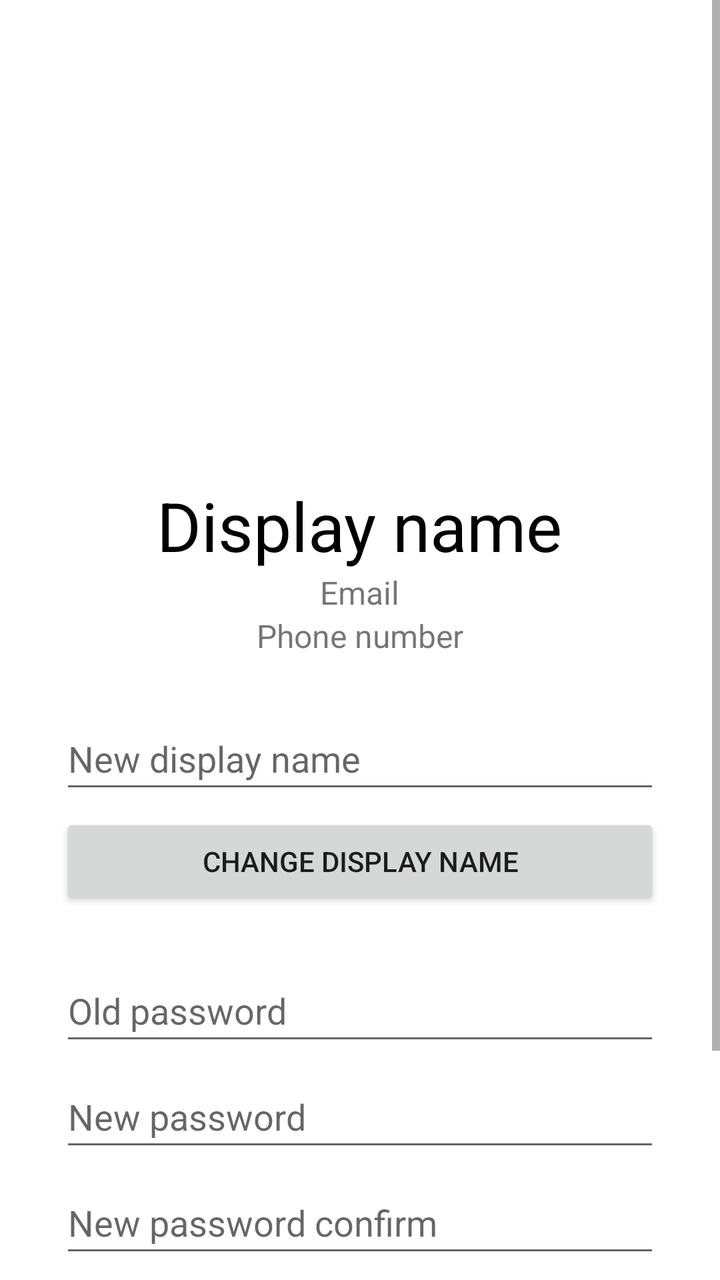
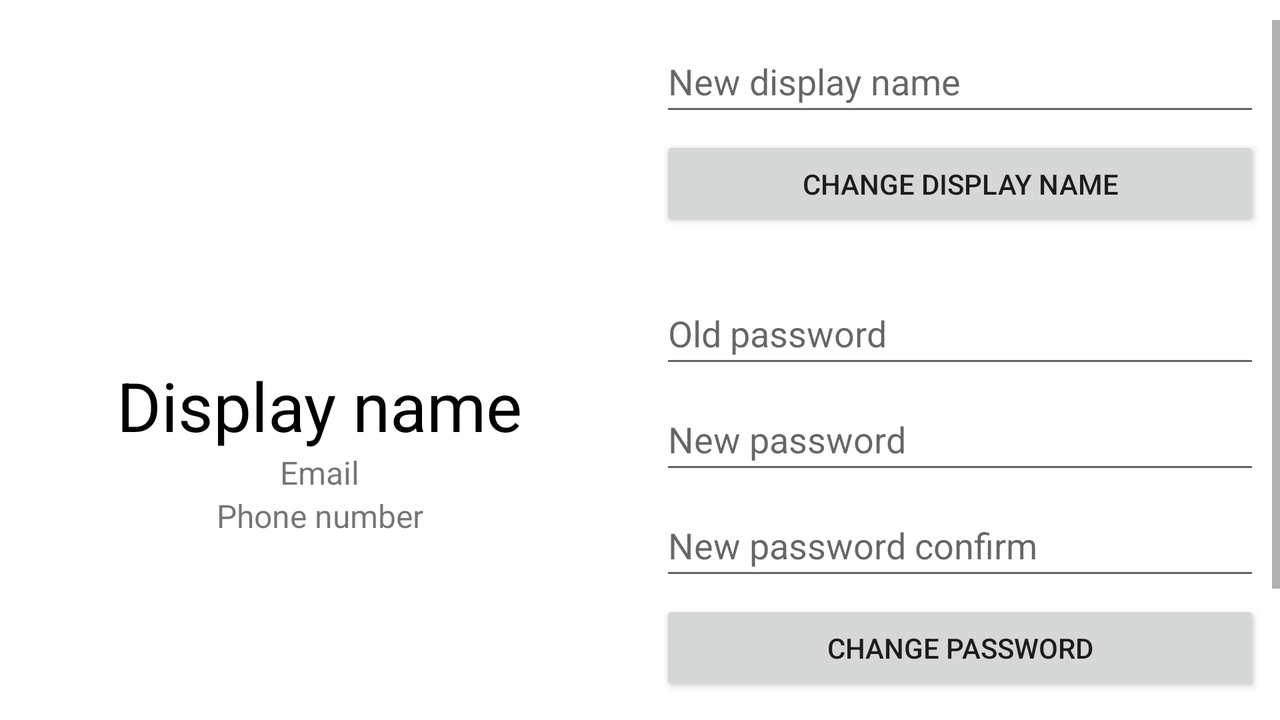

Compare how this app lays out the same screen by default and in its alternative resource folder. The renders come first, then the two layout files and the values they reference.
<!-- AndroidManifest.xml: application theme Theme.Rally -->
<!-- res/layout/activity_profile.xml -->
<?xml version="1.0" encoding="utf-8"?>
<ScrollView xmlns:android="http://schemas.android.com/apk/res/android"
    xmlns:app="http://schemas.android.com/apk/res-auto"
    xmlns:tools="http://schemas.android.com/tools"
    android:layout_width="match_parent"
    android:layout_height="match_parent"
    tools:context=".ProfileActivity">

    <LinearLayout
        android:id="@+id/profileLayout"
        android:layout_width="match_parent"
        android:layout_height="wrap_content"
        android:gravity="center_horizontal"
        android:orientation="vertical">

        <ImageView
            android:id="@+id/imageView"
            android:layout_width="240dp"
            android:layout_height="240dp"
            android:contentDescription="@string/profile_image"
            app:srcCompat="@drawable/profile_icon" />

        <TextView
            android:id="@+id/usernameText"
            android:layout_width="wrap_content"
            android:layout_height="wrap_content"
            android:text="@string/display_name"
            android:textAppearance="@style/TextAppearance.AppCompat.Display1"
            android:textColor="@color/black" />

        <TextView
            android:id="@+id/emailText"
            android:layout_width="wrap_content"
            android:layout_height="wrap_content"
            android:text="@string/email"
            android:textSize="16sp" />

        <TextView
            android:id="@+id/phoneText"
            android:layout_width="wrap_content"
            android:layout_height="wrap_content"
            android:layout_marginBottom="20dp"
            android:text="@string/phone_number"
            android:textSize="16sp" />

        <LinearLayout
            android:layout_width="@dimen/form_width"
            android:layout_height="wrap_content"
            android:layout_marginBottom="20dp"
            android:orientation="vertical">

            <EditText
                android:id="@+id/editTextNewDisplayName"
                android:layout_width="match_parent"
                android:layout_height="@dimen/field_height"
                android:layout_marginTop="@dimen/form_gap"
                android:autofillHints="name"
                android:ems="10"
                android:hint="@string/new_display_name"
                android:inputType="text"
                android:nextFocusForward="@id/changeUsernameBtn" />

            <Button
                android:id="@+id/changeUsernameBtn"
                android:layout_width="match_parent"
                android:layout_height="wrap_content"
                android:layout_marginTop="@dimen/form_gap"
                android:onClick="changeDisplayName"
                android:text="@string/change_display_name" />
        </LinearLayout>

        <LinearLayout
            android:layout_width="@dimen/form_width"
            android:layout_height="wrap_content"
            android:layout_marginBottom="20dp"
            android:orientation="vertical">

            <EditText
                android:id="@+id/editTextOldPassword"
                android:layout_width="match_parent"
                android:layout_height="@dimen/field_height"
                android:layout_marginTop="@dimen/form_gap"
                android:ems="10"
                android:hint="@string/old_password"
                android:inputType="textPassword"
                android:importantForAutofill="no" />

            <EditText
                android:id="@+id/editTextNewPassword"
                android:layout_width="match_parent"
                android:layout_height="@dimen/field_height"
                android:layout_marginTop="@dimen/form_gap"
                android:ems="10"
                android:hint="@string/new_password"
                android:inputType="textPassword"
                android:importantForAutofill="no" />

            <EditText
                android:id="@+id/editTextNewPasswordConfirm"
                android:layout_width="match_parent"
                android:layout_height="@dimen/field_height"
                android:layout_marginTop="@dimen/form_gap"
                android:ems="10"
                android:hint="@string/new_password_confirm"
                android:inputType="textPassword"
                android:importantForAutofill="no"
                android:nextFocusForward="@id/changePasswordBtn" />

            <Button
                android:id="@+id/changePasswordBtn"
                android:layout_width="match_parent"
                android:layout_height="wrap_content"
                android:layout_marginTop="@dimen/form_gap"
                android:onClick="changePassword"
                android:text="@string/change_password" />
        </LinearLayout>

        <Button
            android:id="@+id/deleteAccountBtn"
            android:layout_width="@dimen/form_width"
            android:layout_height="wrap_content"
            android:layout_marginTop="@dimen/form_gap"
            android:layout_marginBottom="20dp"
            android:backgroundTint="#B71C1C"
            android:onClick="deleteAccount"
            android:text="@string/delete_account" />
    </LinearLayout>
</ScrollView>
<!-- resources referenced by this layout -->
<resources>
  <color name="black">#FF000000</color>
  <dimen name="field_height">48dp</dimen>
  <dimen name="form_gap">5dp</dimen>
  <dimen name="form_width">300dp</dimen>
  <string name="change_display_name">Change display name</string>
  <string name="change_password">Change password</string>
  <string name="delete_account">Delete account</string>
  <string name="display_name">Display name</string>
  <string name="email">Email</string>
  <string name="new_display_name">New display name</string>
  <string name="new_password">New password</string>
  <string name="new_password_confirm">New password confirm</string>
  <string name="old_password">Old password</string>
  <string name="phone_number">Phone number</string>
  <string name="profile_image">Profile image</string>
  <style name="Theme.Rally" parent="Base.Theme.Rally">
          <item name="colorPrimary">@color/accent_color</item>
          <item name="android:statusBarColor">#F57C00</item>
      </style>
  <style name="Base.Theme.Rally" parent="Theme.MaterialComponents.DayNight.DarkActionBar">
          
          
      </style>
  <color name="accent_color">#FFA000</color>
</resources>
<!-- res/layout-land/activity_profile.xml (the author's variant of the layout above) -->
<!-- drawn on the phone turned sideways -->
<?xml version="1.0" encoding="utf-8"?>
<LinearLayout xmlns:android="http://schemas.android.com/apk/res/android"
    xmlns:app="http://schemas.android.com/apk/res-auto"
    xmlns:tools="http://schemas.android.com/tools"
    android:layout_width="match_parent"
    android:layout_height="match_parent"
    android:orientation="horizontal"
    tools:context=".ProfileActivity">

    <LinearLayout
        android:layout_width="0dp"
        android:layout_height="wrap_content"
        android:orientation="vertical"
        android:gravity="center_horizontal"
        android:layout_weight="0.5">

        <ImageView
            android:id="@+id/imageView"
            android:layout_width="180dp"
            android:layout_height="180dp"
            android:contentDescription="@string/profile_image"
            app:srcCompat="@drawable/profile_icon" />

        <TextView
            android:id="@+id/usernameText"
            android:layout_width="wrap_content"
            android:layout_height="wrap_content"
            android:text="@string/display_name"
            android:textAppearance="@style/TextAppearance.AppCompat.Display1"
            android:textColor="@color/black" />

        <TextView
            android:id="@+id/emailText"
            android:layout_width="wrap_content"
            android:layout_height="wrap_content"
            android:text="@string/email"
            android:textSize="16sp" />

        <TextView
            android:id="@+id/phoneText"
            android:layout_width="wrap_content"
            android:layout_height="wrap_content"
            android:layout_marginBottom="20dp"
            android:text="@string/phone_number"
            android:textSize="16sp" />
    </LinearLayout>

    <ScrollView
        android:layout_width="0dp"
        android:layout_height="wrap_content"
        android:layout_marginTop="10dp"
        android:layout_weight="0.5">

        <LinearLayout
            android:layout_width="match_parent"
            android:layout_height="wrap_content"
            android:orientation="vertical"
            android:gravity="center_horizontal">

            <LinearLayout
                android:layout_width="@dimen/form_width"
                android:layout_height="wrap_content"
                android:layout_marginBottom="20dp"
                android:orientation="vertical">

                <EditText
                    android:id="@+id/editTextNewDisplayName"
                    android:layout_width="match_parent"
                    android:layout_height="@dimen/field_height"
                    android:layout_marginTop="@dimen/form_gap"
                    android:autofillHints="name"
                    android:ems="10"
                    android:hint="@string/new_display_name"
                    android:inputType="text"
                    android:nextFocusForward="@id/changeUsernameBtn" />

                <Button
                    android:id="@+id/changeUsernameBtn"
                    android:layout_width="match_parent"
                    android:layout_height="wrap_content"
                    android:layout_marginTop="@dimen/form_gap"
                    android:onClick="changeDisplayName"
                    android:text="@string/change_display_name" />
            </LinearLayout>

            <LinearLayout
                android:layout_width="@dimen/form_width"
                android:layout_height="wrap_content"
                android:layout_marginBottom="20dp"
                android:orientation="vertical">

                <EditText
                    android:id="@+id/editTextOldPassword"
                    android:layout_width="match_parent"
                    android:layout_height="@dimen/field_height"
                    android:layout_marginTop="@dimen/form_gap"
                    android:ems="10"
                    android:hint="@string/old_password"
                    android:inputType="textPassword"
                    android:importantForAutofill="no" />

                <EditText
                    android:id="@+id/editTextNewPassword"
                    android:layout_width="match_parent"
                    android:layout_height="@dimen/field_height"
                    android:layout_marginTop="@dimen/form_gap"
                    android:ems="10"
                    android:hint="@string/new_password"
                    android:inputType="textPassword"
                    android:importantForAutofill="no" />

                <EditText
                    android:id="@+id/editTextNewPasswordConfirm"
                    android:layout_width="match_parent"
                    android:layout_height="@dimen/field_height"
                    android:layout_marginTop="@dimen/form_gap"
                    android:ems="10"
                    android:hint="@string/new_password_confirm"
                    android:inputType="textPassword"
                    android:importantForAutofill="no"
                    android:nextFocusForward="@id/changePasswordBtn" />

                <Button
                    android:id="@+id/changePasswordBtn"
                    android:layout_width="match_parent"
                    android:layout_height="wrap_content"
                    android:layout_marginTop="@dimen/form_gap"
                    android:onClick="changePassword"
                    android:text="@string/change_password" />
            </LinearLayout>

            <Button
                android:id="@+id/deleteAccountBtn"
                android:layout_width="@dimen/form_width"
                android:layout_height="wrap_content"
                android:layout_marginTop="@dimen/form_gap"
                android:layout_marginBottom="20dp"
                android:backgroundTint="#B71C1C"
                android:onClick="deleteAccount"
                android:text="@string/delete_account" />
        </LinearLayout>
    </ScrollView>
</LinearLayout>
